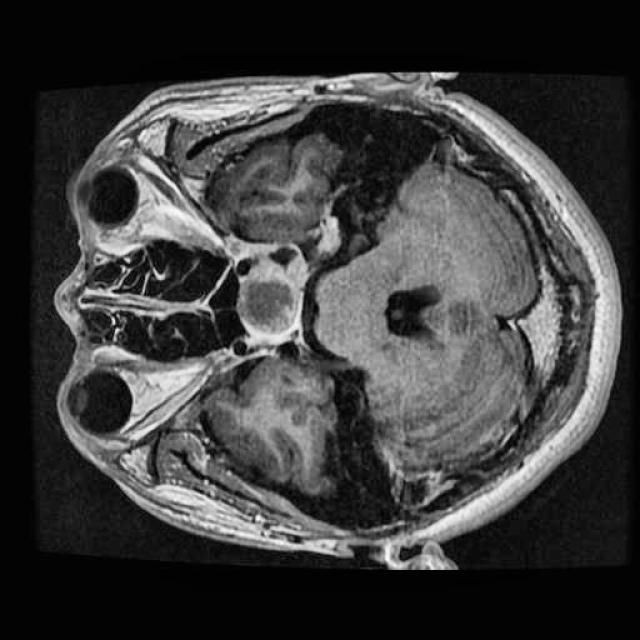
#> input picture Cau4/images/CT_nao_8.jpg, 640 x 640 px
$ jupyter execute code.ipynb   (older library calls are emulated)
#> lines starting #> are read from the running program, lines starting #| are printed output that depends on the picture; after the words box and inside, x2 and y2 are one past the last pixel; in counts of white or black regions, pixels touching at a corner belong together
[cell 1]
import cv2
import matplotlib.pyplot as plt
import numpy as np

[cell 2]
# Đọc ảnh xám
brain_mri = cv2.imread('images/CT_nao_8.jpg', 0)
#> brain_mri is the input picture: shape (640, 640); min 0, max 255, mean 60.6
bone_xquang = cv2.imread('images/Gay_Xuong_3.jpg', 0)
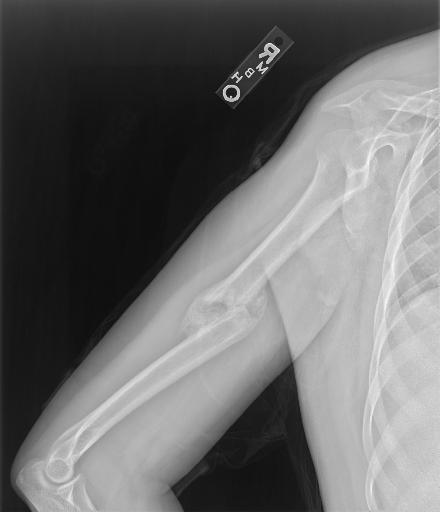
#> input picture Cau4/images/Gay_Xuong_3.jpg, 440 x 512 px
#> bone_xquang is the input picture: shape (512, 440); min 5, max 250, mean 106.1

plt.subplot(1,2,1)
plt.imshow(brain_mri, cmap='gray')
plt.axis('off')

plt.subplot(1,2,2)
plt.imshow(bone_xquang, cmap='gray')
plt.axis('off')
plt.show();

[cell 3]
# Thêm nhiễu Gaussian vào các ảnh đầu vào
gaussian_noise = np.random.normal(0, 15, brain_mri.shape).astype(np.float32)

brain_mri_noisy = brain_mri.astype(np.float32) + gaussian_noise
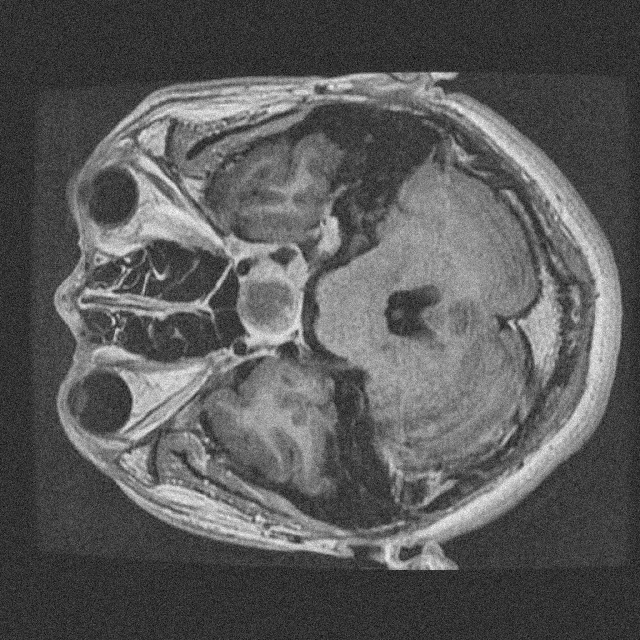
#> brain_mri_noisy: shape (640, 640) float32; min -66.9, max 290.4, mean 60.6; drawn with min black and max white
brain_mri_noisy = np.clip(brain_mri_noisy, 0, 255).astype(np.uint8)

gaussian_noise = np.random.normal(0, 15, bone_xquang.shape).astype(np.float32)

bone_xquang_noisy = bone_xquang.astype(np.float32) + gaussian_noise
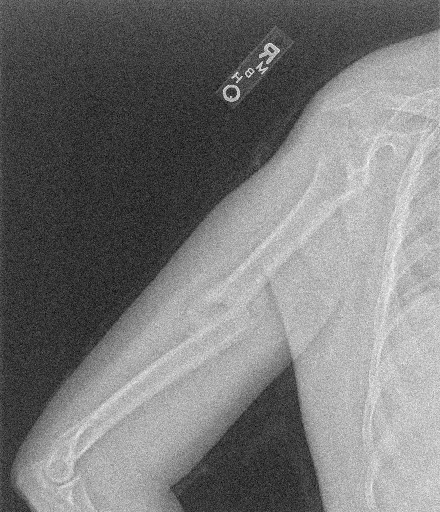
#> bone_xquang_noisy: shape (512, 440) float32; min -46.43, max 277.6, mean 106.2; drawn with min black and max white
bone_xquang_noisy = np.clip(bone_xquang_noisy, 0, 255).astype(np.uint8)

[cell 4]
# Hiển thị ảnh gốc sau khi thêm nhiễu
plt.imshow(bone_xquang_noisy, cmap='gray')

[cell 5]
# Hàm giảm nhiễu sử dụng phương pháp Gaussian Blur và lọc Gaussian
def Gaussian_noise_reduce(img, kernel_size=3, sigma=3):
#> called with kernel_size = 5, sigma = 6
    gaussian_kern = cv2.getGaussianKernel(kernel_size, sigma)@cv2.getGaussianKernel(kernel_size, sigma).T
    khu_nhieu_gaussian_kernel = cv2.filter2D(img, -1, gaussian_kern)

    khu_nhieu_gaussian_blur = cv2.GaussianBlur(img, (kernel_size, kernel_size), sigma)

    return {f'Kernel size: {kernel_size}, Sigma: {sigma}': [khu_nhieu_gaussian_kernel, khu_nhieu_gaussian_blur]}

[cell 6]
# So sánh ảnh trước và sau khi giảm nhiễu bằng Gaussian Blur và lọc Gaussian
img_noise_reduce = bone_xquang_noisy

results = Gaussian_noise_reduce(img_noise_reduce, kernel_size=5, sigma=6)
#> results = 1 item

fig, ax = plt.subplots(1, 3, figsize=(15, 5))
fig.suptitle('Ảnh trước và sau khi giảm nhiễu', fontsize=16)

ax[0].imshow(bone_xquang_noisy, cmap='gray')
ax[0].set_title('Noisy Image')
ax[0].axis('off')

ax[1].imshow(results['Kernel size: 5, Sigma: 6'][0], cmap='gray')
ax[1].set_title('Gaussian Filter')
ax[1].axis('off')

ax[2].imshow(results['Kernel size: 5, Sigma: 6'][1], cmap='gray')
ax[2].set_title('Gaussian Blur')
ax[2].axis('off')

plt.show();

[cell 7]
# So sánh kết quả giữa hai phương pháp với các giá trị kernel_size và sigma khác nhau
kernel_sizes = [3, 5, 7]
sigmas = [1, 3, 5]

fig, ax = plt.subplots(9, 2, figsize=(10,40))

for i, sigma in enumerate(sigmas):
    for j, kernel_size in enumerate(kernel_sizes):
        results = Gaussian_noise_reduce(img_noise_reduce, kernel_size, sigma)
        cv2.imwrite(f'out/bone_xquang_noisy_GaussianBlur{kernel_size}_s{sigma}.png', results[f'Kernel size: {kernel_size}, Sigma: {sigma}'][1])
        cv2.imwrite(f'out/bone_xquang_noisy_GaussianKernel{kernel_size}_s{sigma}.png', results[f'Kernel size: {kernel_size}, Sigma: {sigma}'][0])
        for desc, (kernel_result, blur_result) in results.items():
            ax[i*3 + j, 0].imshow(kernel_result, cmap='gray')
            ax[i*3 + j, 0].set_title(f'Gaussian Kernel - {desc}')
            ax[i*3 + j, 0].axis('off')

            ax[i*3 + j, 1].imshow(blur_result, cmap='gray')
            ax[i*3 + j, 1].set_title(f'Gaussian Blur - {desc}')
            ax[i*3 + j, 1].axis('off')
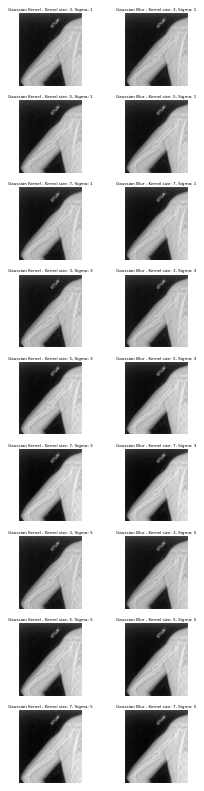
#> figure drawn by matplotlib, 18 panels

[cell 8]
# So sánh sự khác nhau giữa Sobel theo trục X, trục Y và kết hợp Sobel 2 trục
img_bound_recognition = bone_xquang
sobelx = cv2.Sobel(img_bound_recognition, cv2.CV_64F, 1, 0, ksize=3)
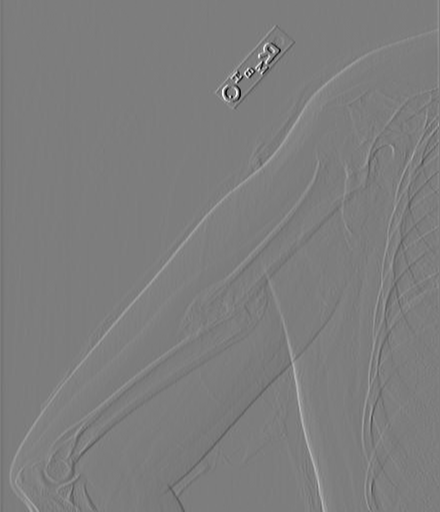
#> sobelx: shape (512, 440) float64; min -706, max 727, mean 2.5; drawn with min black and max white
sobelx_grayscale = np.clip(sobelx, 0, 255).astype(np.uint8)

sobely = cv2.Sobel(img_bound_recognition, cv2.CV_64F, 0, 1, ksize=3)
sobely_grayscale = np.clip(sobely, 0, 255).astype(np.uint8)
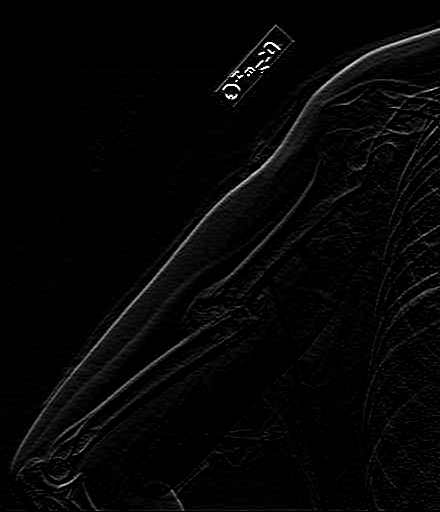
#> sobely_grayscale: shape (512, 440); min 0, max 255, mean 5.6

sobel_mag = cv2.magnitude(sobelx, sobely)
sobel_mag_norm = cv2.normalize(sobel_mag, None, 0, 255, cv2.NORM_MINMAX)
sobel_mag_uint8 = sobel_mag_norm.astype(np.uint8)

_, sobel_thresh = cv2.threshold(sobel_mag, 50, 255, cv2.THRESH_BINARY)
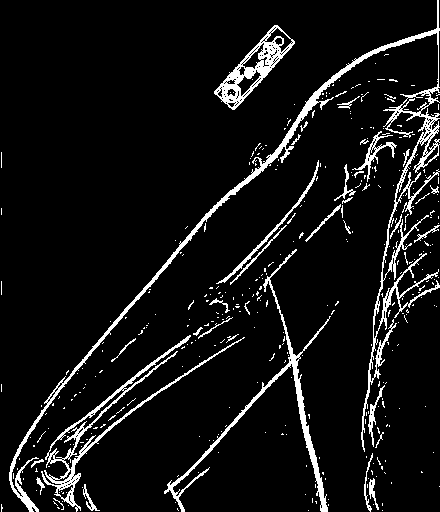
#> sobel_thresh: shape (512, 440) float64; 7.5% white; 372 white regions (336 under 20 px), largest, box (x1, y1, x2, y2) and area: (9, 0, 440, 512) 6749, (41, 335, 245, 512) 2324, (164, 249, 331, 512) 2220

fig, ax = plt.subplots(1, 4, figsize=(15, 5))
fig.suptitle('Sự khác nhau giữa Sobel theo trục X, trục Y và kết hợp Sobel 2 trục', fontsize=16)
ax[0].imshow(sobelx_grayscale, cmap='gray')
ax[0].set_title('Sobel X')
ax[0].axis('off')

ax[1].imshow(sobely_grayscale, cmap='gray')
ax[1].set_title('Sobel Y')
ax[1].axis('off')

ax[2].imshow(sobel_mag_uint8, cmap='gray')
ax[2].set_title('Sobel 2 trục')
ax[2].axis('off')

ax[3].imshow(sobel_thresh, cmap='gray')
ax[3].set_title('Sobel 2 trục - Threshold')
ax[3].axis('off')

plt.tight_layout()
plt.show();

[cell 9]
thresholds = [25, 50, 75, 100]

fig, ax = plt.subplots(1, 4, figsize=(15, 6))
fig.suptitle('Sobel với các kernel size', fontsize=16)

for i, threshold in enumerate(thresholds):
    sobelx = cv2.Sobel(img_bound_recognition, cv2.CV_64F, 1, 0)
    sobely = cv2.Sobel(img_bound_recognition, cv2.CV_64F, 0, 1)

    sobel_mag = cv2.magnitude(sobelx, sobely)

    _, sobel_thresh = cv2.threshold(sobel_mag, threshold, 255, cv2.THRESH_BINARY)
    cv2.imwrite(f'out/brain_mri_sobel_mag_threshold{threshold}.png', sobel_thresh)

    ax[i].imshow(sobel_thresh, cmap='gray')
    ax[i].set_title(f'Threshold: {threshold}')
    ax[i].axis('off')
#> this loop made 4 passes
#> pass 1, `_, sobel_thresh = cv2.threshold(sobel_mag, threshold, 255, cv2.THRESH_..`:
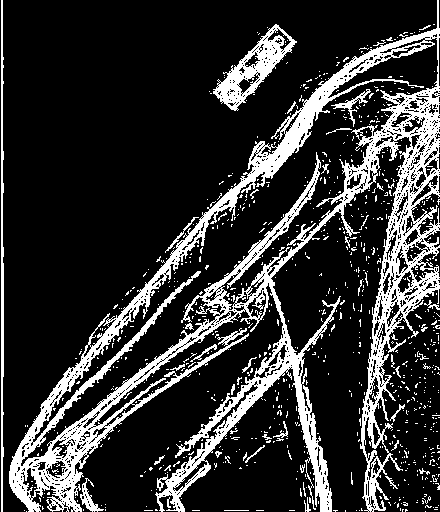
#> sobel_thresh: shape (512, 440) float64; 19.7% white; 824 white regions (785 under 20 px), largest, box (x1, y1, x2, y2) and area: (9, 0, 440, 512) 36310, (213, 24, 297, 111) 2213, (1, 0, 4, 512) 1189

plt.tight_layout()
plt.show();
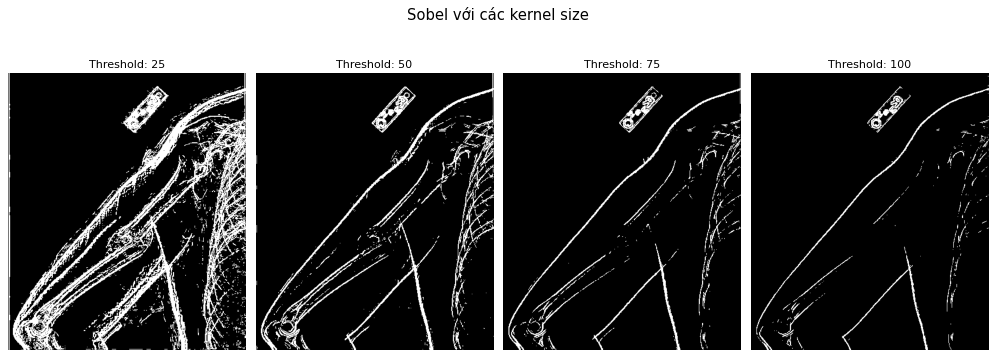
#> figure drawn by matplotlib, 4 panels

[cell 10]
# Sử dụng Canny để phát hiện biên với các ngướng khác nhau
canny = cv2.Canny(bone_xquang, 25, 100)
#> canny: shape (512, 440); 4.8% white in thin lines or dots
canny2 = cv2.Canny(bone_xquang, 50, 100)
#> canny2: shape (512, 440); 3.6% white in thin lines or dots
canny3 = cv2.Canny(bone_xquang, 100, 180)
#> canny3: shape (512, 440); 1.7% white in thin lines or dots
canny4 = cv2.Canny(bone_xquang, 150, 200)
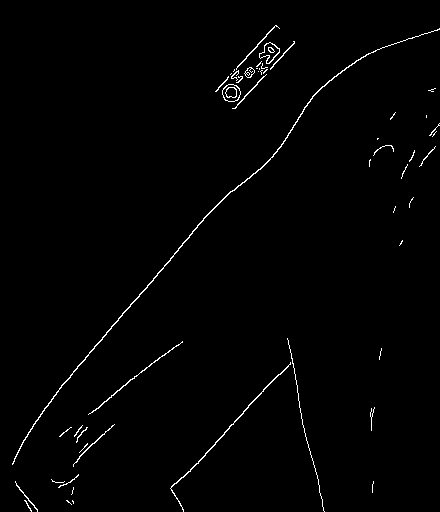
#> canny4: shape (512, 440); 1.1% white in thin lines or dots

fig, ax = plt.subplots(1, 4, figsize=(20, 5))
fig.suptitle('Canny với các ngưỡng khác nhau', fontsize=16)

ax[0].imshow(canny, cmap='gray')
ax[0].set_title('Canny (25, 100)')
ax[0].axis('off')

ax[1].imshow(canny2, cmap='gray')
ax[1].set_title('Canny (50, 100)')
ax[1].axis('off')

ax[2].imshow(canny3, cmap='gray')
ax[2].set_title('Canny (100, 180)')
ax[2].axis('off')

ax[3].imshow(canny4, cmap='gray')
ax[3].set_title('Canny (150, 200)')
ax[3].axis('off')

plt.show();
